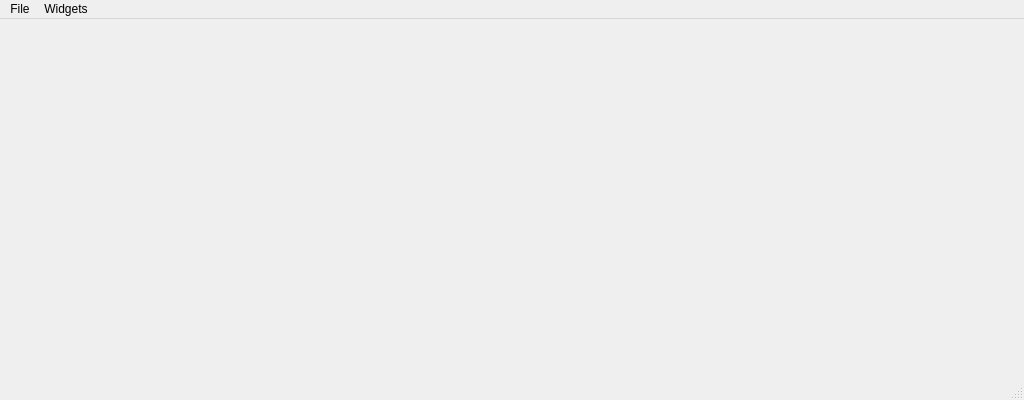
<?xml version="1.0" encoding="UTF-8"?>
<ui version="4.0">
 <class>MainWindow</class>
 <widget class="QMainWindow" name="MainWindow">
  <property name="geometry">
   <rect>
    <x>0</x>
    <y>0</y>
    <width>1024</width>
    <height>400</height>
   </rect>
  </property>
  <property name="minimumSize">
   <size>
    <width>640</width>
    <height>400</height>
   </size>
  </property>
  <property name="baseSize">
   <size>
    <width>1100</width>
    <height>800</height>
   </size>
  </property>
  <property name="mouseTracking">
   <bool>false</bool>
  </property>
  <property name="windowTitle">
   <string>MGMainWindow</string>
  </property>
  <property name="styleSheet">
   <string notr="true"/>
  </property>
  <widget class="QWidget" name="centralWidget">
   <property name="sizePolicy">
    <sizepolicy hsizetype="MinimumExpanding" vsizetype="MinimumExpanding">
     <horstretch>0</horstretch>
     <verstretch>0</verstretch>
    </sizepolicy>
   </property>
   <property name="minimumSize">
    <size>
     <width>200</width>
     <height>150</height>
    </size>
   </property>
  </widget>
  <widget class="QMenuBar" name="menuBar">
   <property name="geometry">
    <rect>
     <x>0</x>
     <y>0</y>
     <width>1024</width>
     <height>23</height>
    </rect>
   </property>
   <widget class="QMenu" name="menuFile">
    <property name="title">
     <string>File</string>
    </property>
    <addaction name="separator"/>
    <addaction name="actionStatusBar"/>
    <addaction name="separator"/>
    <addaction name="actionExit"/>
   </widget>
   <widget class="QMenu" name="menuWidgets">
    <property name="title">
     <string>Widgets</string>
    </property>
   </widget>
   <addaction name="menuFile"/>
   <addaction name="menuWidgets"/>
  </widget>
  <widget class="QStatusBar" name="statusBar"/>
  <action name="actionExit">
   <property name="text">
    <string>Exit</string>
   </property>
   <property name="shortcut">
    <string>Ctrl+Q</string>
   </property>
  </action>
  <action name="actionAdd_Link">
   <property name="text">
    <string>Manage Communication Links</string>
   </property>
  </action>
  <action name="actionAdvanced_Mode">
   <property name="checkable">
    <bool>true</bool>
   </property>
   <property name="text">
    <string>Advanced Mode</string>
   </property>
  </action>
  <action name="actionStatusBar">
   <property name="checkable">
    <bool>true</bool>
   </property>
   <property name="text">
    <string>Replay Flight Data</string>
   </property>
  </action>
 </widget>
 <layoutdefault spacing="6" margin="11"/>
 <resources/>
 <connections>
  <connection>
   <sender>actionExit</sender>
   <signal>triggered()</signal>
   <receiver>MainWindow</receiver>
   <slot>close()</slot>
   <hints>
    <hint type="sourcelabel">
     <x>-1</x>
     <y>-1</y>
    </hint>
    <hint type="destinationlabel">
     <x>299</x>
     <y>199</y>
    </hint>
   </hints>
  </connection>
 </connections>
</ui>
